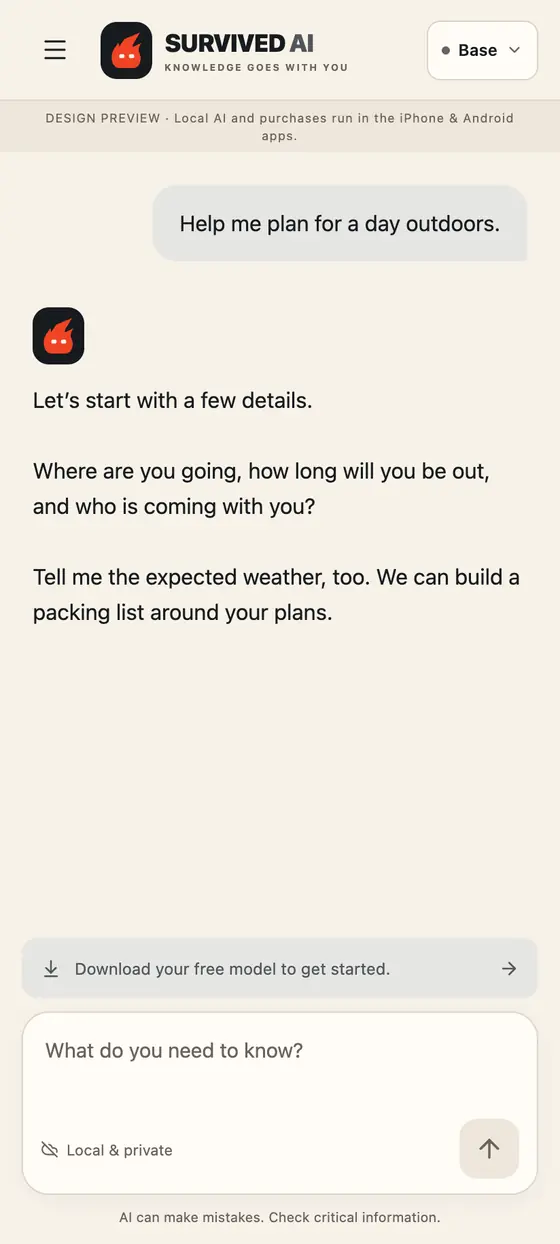
#> input picture assets/img/app-chat.webp, 560 x 1244 px
$ python -i build-stills.py   (imports and definitions only)
#> lines starting #> are read from the running program, lines starting #| are printed output that depends on the picture
#!/usr/bin/env python3
"""
Landing-page stills: frames from the SurvivedAI shorts, cropped above the
burned-in captions (captions sit around y=1500..1600 in the 1080x1920 frames),
graded, and encoded to AVIF + WebP. Output is committed to site/assets/img,
so there is no build step at deploy time.

  python3 tools/build-stills.py

Needs ffmpeg (FFMPEG env var or ~/.local/bin/ffmpeg) and Pillow with AVIF.
"""
import os
import subprocess
import tempfile

import numpy as np
from PIL import Image

ROOT = os.path.dirname(os.path.dirname(os.path.abspath(__file__)))
EP = os.path.join(os.path.dirname(ROOT), "episodes")
OUT = os.path.join(ROOT, "site", "assets", "img")
FFMPEG = os.environ.get("FFMPEG", os.path.expanduser("~/.local/bin/ffmpeg"))


def clean_mp4(ep):
    d = next(x for x in os.listdir(EP) if x.startswith(ep + "-"))
    clean = os.path.join(EP, d, "out", "clean")
    return os.path.join(clean, next(f for f in os.listdir(clean) if f.endswith(".mp4")))


# The aliens short has no captionless "clean" export; its captions sit in the same band.
ALIENS = os.path.join(EP, "103-whatif-aliens", "out", "SurvivedAI-WhatIf-Aliens.mp4")


def grab(ep, t):
    return grab_file(clean_mp4(ep), t)
#> further down, picture is the input picture: PIL image 560x1244 RGB; mean R, G, B 239.5, 235.2, 226.7


def grab_file(video, t):
    with tempfile.NamedTemporaryFile(suffix=".png", delete=False) as tmp:
        path = tmp.name
    subprocess.run([FFMPEG, "-v", "error", "-y", "-ss", str(t), "-i", video,
                    "-frames:v", "1", path], check=True)
    im = Image.open(path).convert("RGB")
    im.load()
    os.unlink(path)
    return im


def grade(im, cool=0.0, dim=1.0, sat=1.0):
    """Teal/ember grade: pull purple + green toward cool slate, keep orange hot."""
#> called with cool = 0, dim = 1, sat = 1
    hsv = np.asarray(im.convert("HSV")).astype(np.float32)
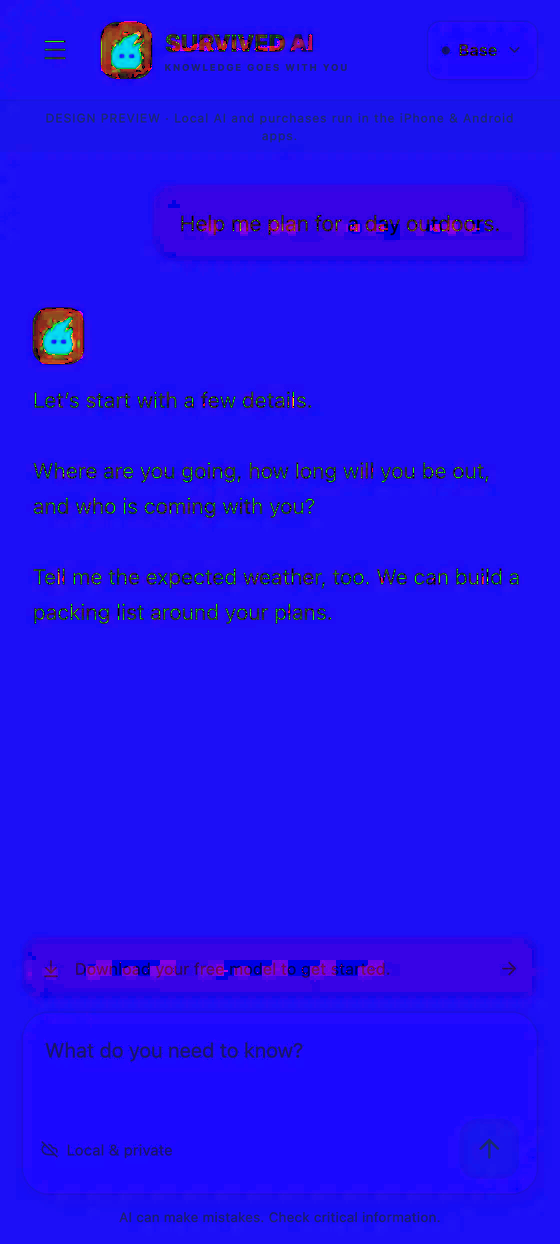
#> hsv: shape (1244, 560, 3) float32; mean R, G, B 30.8, 14.5, 240.1
    h, s, v = hsv[..., 0] * (360 / 255), hsv[..., 1], hsv[..., 2]
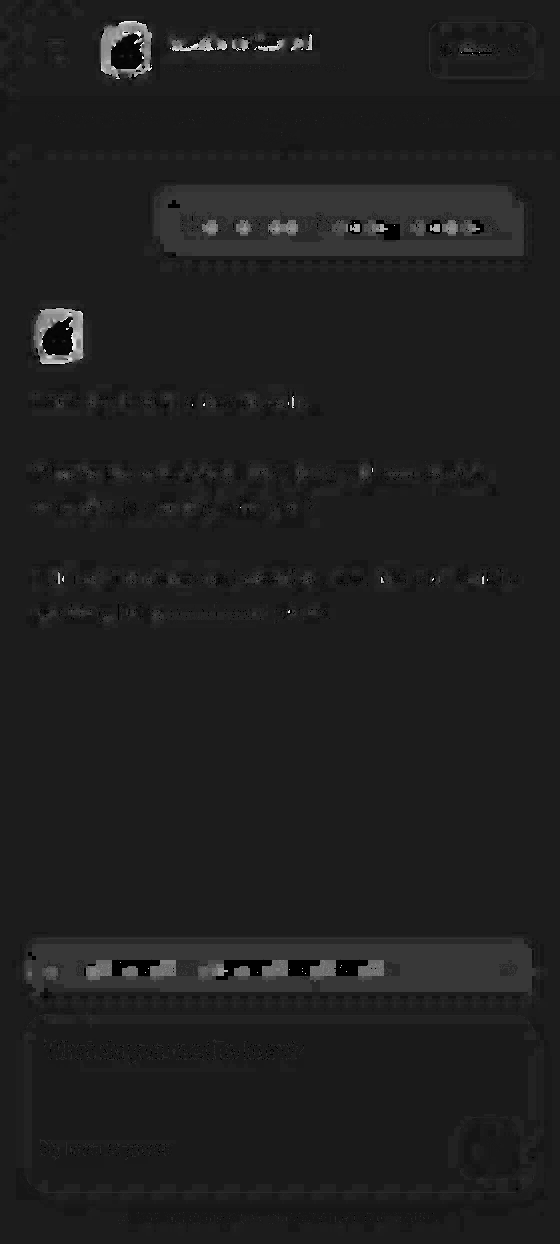
#> h: shape (1244, 560) float32; min 0, max 358.6, mean 43.5; drawn with min black and max white
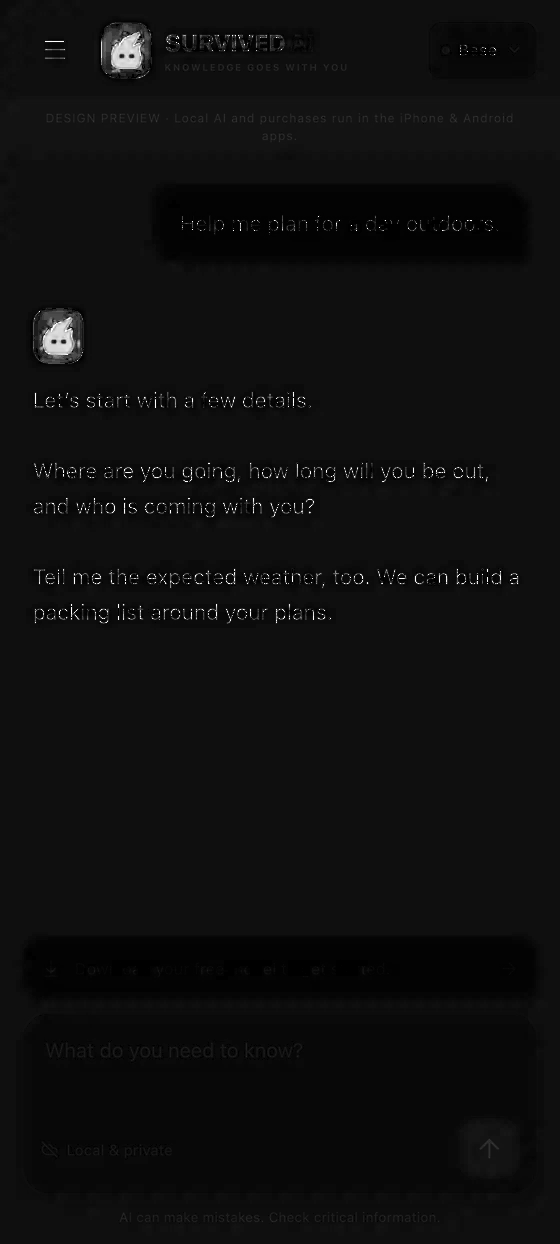
#> s: shape (1244, 560) float32; min 0, max 255, mean 14.5

    def band(x, lo, hi, soft):  # 1 inside [lo, hi], smooth falloff over `soft` degrees
#> called with lo = -20, hi = 40, soft = 20
        return np.clip(np.minimum(x - lo + soft, hi - x + soft) / soft, 0, 1)
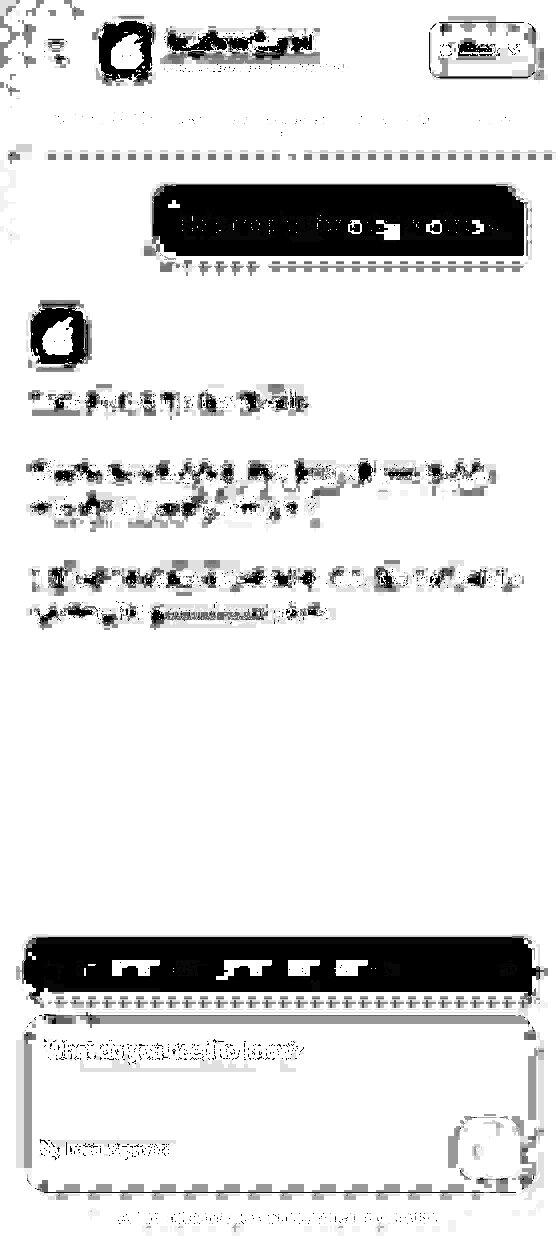
#> returned value: shape (1244, 560) float32; min 0, max 1, mean 0.879

    def smooth(x, a, b):
        t = np.clip((x - a) / (b - a), 0, 1)
        return t * t * (3 - 2 * t)

    hue_warm = np.maximum(band(h, -20, 40, 20), band(h, 340, 380, 20))
    # Protect the ember (warm, saturated) and its glow (bright) from dimming.
    keep = np.maximum(hue_warm * smooth(s, 30, 110), smooth(v, 170, 245))
#> call 2 of smooth, with a = 170, b = 245
#> in smooth (call 2), `t = np.clip((x - a) / (b - a), 0, 1)`:
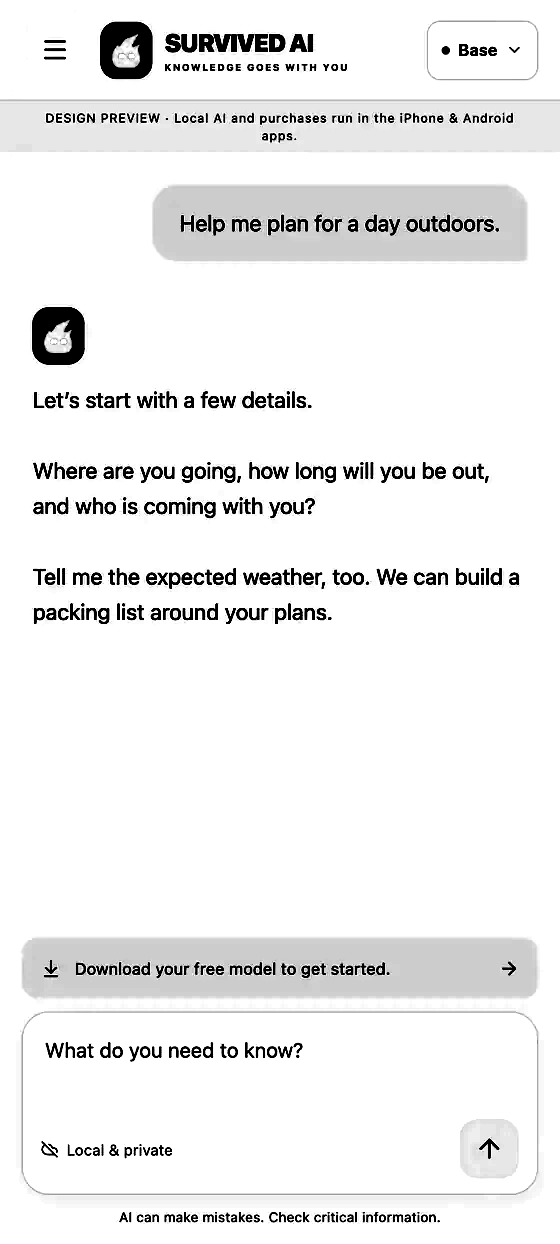
#> t: shape (1244, 560) float32; min 0, max 1, mean 0.937
#> in smooth (call 2), `return t * t * (3 - 2 * t)`:
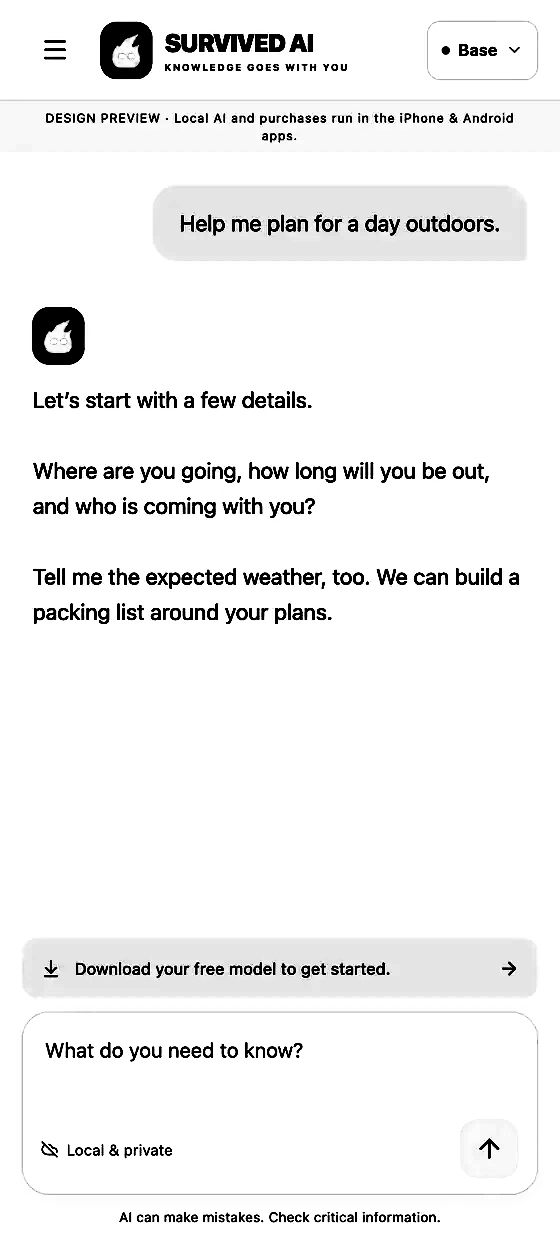
#> returned value: shape (1244, 560) float32; min 0, max 1, mean 0.949
    if cool:
        purple = band(h, 250, 320, 25) * cool
        green = band(h, 80, 180, 25) * cool * 0.8
        h = h + (215 - h) * purple
        h = h + (195 - h) * green
        s = s * (1 - 0.55 * np.maximum(purple, green))
    s = s * (sat + (1.05 - sat) * keep)
    v = v * (dim + (1 - dim) * keep)
    out = np.stack([h * 255 / 360, s, v], axis=-1).clip(0, 255).astype(np.uint8)
    return Image.merge("HSV", [Image.fromarray(out[..., i]) for i in range(3)]).convert("RGB")
#> returned value: PIL image 560x1244 RGB


def encode(im, name, widths, q_avif=52, q_webp=72):
    for w in widths:
        r = im.resize((w, round(im.height * w / im.width)), Image.LANCZOS)
        r.save(os.path.join(OUT, f"{name}-{w}.avif"), quality=q_avif, speed=4)
        r.save(os.path.join(OUT, f"{name}-{w}.webp"), quality=q_webp, method=6)
        print(f"{name}-{w}", r.size)


def paste_ufo(base, ufo_frame):
    """Alien hero: drop the mothership from the cold open (same short, same night sky)
    into the empty sky above the truck shot, so Marcus, the ember and the UFO share a frame."""
    src = np.asarray(ufo_frame.crop((0, 600, 500, 1220))).astype(np.float32)
    bg = np.median(src[-60:, 200:420].reshape(-1, 3), axis=0)  # the navy sky behind the saucer
    dist = np.sqrt(((src - bg) ** 2).sum(-1))
    alpha = np.clip((dist - 14) / 30, 0, 1)
    h, w = alpha.shape
    yy, xx = np.mgrid[0:h, 0:w]
    alpha *= np.clip((h - 1 - yy) / 40, 0, 1) * np.clip((w - 1 - xx) / 40, 0, 1)  # soften the crop edges
    scale = 0.86
    size = (round(w * scale), round(h * scale))
    sa = Image.fromarray((alpha * 255).astype(np.uint8)).resize(size, Image.LANCZOS)
    si = Image.fromarray(src.astype(np.uint8)).resize(size, Image.LANCZOS)
    out = base.copy()
    out.paste(si, (0, 10), sa)
    return out


# Hero: one still per rotating situation. Same output size so the layout never moves.
# (episode, seconds, crop box above the captions, grade)
HEROES = {
    "blackout": ("130", 21, (0, 0, 1080, 1180), dict(cool=0.75, dim=0.82, sat=0.9)),
    "storm": ("122", 8.5, (60, 420, 960, 1403), dict(cool=0.45, dim=0.82, sat=0.88)),
    "earthquake": ("127", 11.5, (0, 180, 1080, 1360), dict(dim=0.84, sat=0.9)),
    "alien": ("103", 27, (0, 0, 1080, 1180), dict(dim=0.9, sat=0.95)),
}
ONLY = os.environ.get("ONLY")
# [10 lines not run here, left out]

# Closing poster: the ember bot close-up from the "Bunker" short (power out, fridge food).
# [1 line that did not run here, left out]
# [1 line not run here, left out]

# Shorts strip: 9:16 crops (810x1440) above the captions.
shorts = [
    ("tornado", "135", 12, 135),
    ("avalanche", "121", 13, 135),
    ("flood", "128", 4.5, 170),
    ("iceage", "134", 18, 90),
    ("gator", "112", 20, 135),
    ("quake", "127", 4.5, 135),
    ("tsunami", "113", 12, 200),
    ("wildfire", "126", 6, 120),
]
# [3 lines not run here, left out]

>>> from PIL import Image
>>> picture = Image.open('../assets/img/app-chat.webp')
>>> result = grade(picture)
